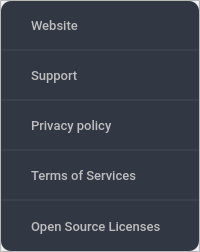
                                  <widget class="QFrame" name="frame_108">
                                   <property name="maximumSize">
                                    <size>
                                     <width>16777215</width>
                                     <height>250</height>
                                    </size>
                                   </property>
                                   <property name="frameShape">
                                    <enum>QFrame::StyledPanel</enum>
                                   </property>
                                   <property name="frameShadow">
                                    <enum>QFrame::Raised</enum>
                                   </property>
                                   <layout class="QVBoxLayout" name="verticalLayout_45">
                                    <property name="spacing">
                                     <number>0</number>
                                    </property>
                                    <property name="leftMargin">
                                     <number>0</number>
                                    </property>
                                    <property name="topMargin">
                                     <number>0</number>
                                    </property>
                                    <property name="rightMargin">
                                     <number>0</number>
                                    </property>
                                    <property name="bottomMargin">
                                     <number>0</number>
                                    </property>
                                    <item>
                                     <widget class="QFrame" name="frame_133">
                                      <property name="minimumSize">
                                       <size>
                                        <width>0</width>
                                        <height>250</height>
                                       </size>
                                      </property>
                                      <property name="maximumSize">
                                       <size>
                                        <width>16777215</width>
                                        <height>250</height>
                                       </size>
                                      </property>
                                      <property name="styleSheet">
                                       <string notr="true">QFrame{
	background-color: rgb(49, 55, 67);
	border-radius:10px;
}
</string>
                                      </property>
                                      <property name="frameShape">
                                       <enum>QFrame::StyledPanel</enum>
                                      </property>
                                      <property name="frameShadow">
                                       <enum>QFrame::Raised</enum>
                                      </property>
                                      <layout class="QVBoxLayout" name="verticalLayout_42">
                                       <property name="spacing">
                                        <number>0</number>
                                       </property>
                                       <property name="leftMargin">
                                        <number>0</number>
                                       </property>
                                       <property name="topMargin">
                                        <number>0</number>
                                       </property>
                                       <property name="rightMargin">
                                        <number>0</number>
                                       </property>
                                       <property name="bottomMargin">
                                        <number>0</number>
                                       </property>
                                       <item>
                                        <widget class="QPushButton" name="link_website">
                                         <property name="sizePolicy">
                                          <sizepolicy hsizetype="Preferred" vsizetype="Preferred">
                                           <horstretch>0</horstretch>
                                           <verstretch>0</verstretch>
                                          </sizepolicy>
                                         </property>
                                         <property name="font">
                                          <font>
                                           <family>Roboto Medium</family>
                                           <pointsize>10</pointsize>
                                          </font>
                                         </property>
                                         <property name="layoutDirection">
                                          <enum>Qt::RightToLeft</enum>
                                         </property>
                                         <property name="styleSheet">
                                          <string notr="true">QPushButton{
	border:none;
	background:none;
	color:rgb(190, 190, 190);
	padding-right: 30px;
	padding-left:30px;
	text-align:left;
	border-bottom: 2px solid rgba(179, 179, 179, 20);
	border-bottom-left-radius:0px;
	border-bottom-right-radius:0px;
}
QPushButton:hover{
	background-color:  rgb(55, 62, 76);
}</string>
                                         </property>
                                         <property name="text">
                                          <string>Website</string>
                                         </property>
                                         <property name="icon">
                                          <iconset>
                                           <normaloff>../Reqs/link.png</normaloff>../Reqs/link.png</iconset>
                                         </property>
                                         <property name="iconSize">
                                          <size>
                                           <width>30</width>
                                           <height>30</height>
                                          </size>
                                         </property>
                                        </widget>
                                       </item>
                                       <item>
                                        <widget class="QPushButton" name="link_support">
                                         <property name="sizePolicy">
                                          <sizepolicy hsizetype="Preferred" vsizetype="Preferred">
                                           <horstretch>0</horstretch>
                                           <verstretch>0</verstretch>
                                          </sizepolicy>
                                         </property>
                                         <property name="font">
                                          <font>
                                           <family>Roboto Medium</family>
                                           <pointsize>10</pointsize>
                                          </font>
                                         </property>
                                         <property name="layoutDirection">
                                          <enum>Qt::RightToLeft</enum>
                                         </property>
                                         <property name="styleSheet">
                                          <string notr="true">QPushButton{
	border:none;
	background:none;
	color:rgb(190, 190, 190);
	padding-right: 30px;
	padding-left:30px;
	text-align:left;
	border-bottom: 2px solid rgba(179, 179, 179, 20);
	border-bottom-left-radius:0px;
	border-bottom-right-radius:0px;
}
QPushButton:hover{
	background-color:  rgb(55, 62, 76);
}</string>
                                         </property>
                                         <property name="text">
                                          <string>Support</string>
                                         </property>
                                         <property name="icon">
                                          <iconset>
                                           <normaloff>../Reqs/link.png</normaloff>../Reqs/link.png</iconset>
                                         </property>
                                         <property name="iconSize">
                                          <size>
                                           <width>30</width>
                                           <height>30</height>
                                          </size>
                                         </property>
                                        </widget>
                                       </item>
                                       <item>
                                        <widget class="QPushButton" name="link_privacy_policy">
                                         <property name="sizePolicy">
                                          <sizepolicy hsizetype="Preferred" vsizetype="Preferred">
                                           <horstretch>0</horstretch>
                                           <verstretch>0</verstretch>
                                          </sizepolicy>
                                         </property>
                                         <property name="font">
                                          <font>
                                           <family>Roboto Medium</family>
                                           <pointsize>10</pointsize>
                                          </font>
                                         </property>
                                         <property name="layoutDirection">
                                          <enum>Qt::RightToLeft</enum>
                                         </property>
                                         <property name="styleSheet">
                                          <string notr="true">QPushButton{
	border:none;
	background:none;
	color:rgb(190, 190, 190);
	padding-right: 30px;
	padding-left:30px;
	text-align:left;
	border-bottom: 2px solid rgba(179, 179, 179, 20);
	border-bottom-left-radius:0px;
	border-bottom-right-radius:0px;
}
QPushButton:hover{
	background-color:  rgb(55, 62, 76);
}</string>
                                         </property>
                                         <property name="text">
                                          <string>Privacy policy</string>
                                         </property>
                                         <property name="icon">
                                          <iconset>
                                           <normaloff>../Reqs/link.png</normaloff>../Reqs/link.png</iconset>
                                         </property>
                                         <property name="iconSize">
                                          <size>
                                           <width>30</width>
                                           <height>30</height>
                                          </size>
                                         </property>
                                        </widget>
                                       </item>
                                       <item>
                                        <widget class="QPushButton" name="link_terms_services">
                                         <property name="sizePolicy">
                                          <sizepolicy hsizetype="Preferred" vsizetype="Preferred">
                                           <horstretch>0</horstretch>
                                           <verstretch>0</verstretch>
                                          </sizepolicy>
                                         </property>
                                         <property name="font">
                                          <font>
                                           <family>Roboto Medium</family>
                                           <pointsize>10</pointsize>
                                          </font>
                                         </property>
                                         <property name="layoutDirection">
                                          <enum>Qt::RightToLeft</enum>
                                         </property>
                                         <property name="styleSheet">
                                          <string notr="true">QPushButton{
	border:none;
	background:none;
	color:rgb(190, 190, 190);
	padding-right: 30px;
	padding-left:30px;
	text-align:left;
	border-bottom: 2px solid rgba(179, 179, 179, 20);
	border-bottom-left-radius:0px;
	border-bottom-right-radius:0px;
}
QPushButton:hover{
	background-color:  rgb(55, 62, 76);
}</string>
                                         </property>
                                         <property name="text">
                                          <string>Terms of Services</string>
                                         </property>
                                         <property name="icon">
                                          <iconset>
                                           <normaloff>../Reqs/link.png</normaloff>../Reqs/link.png</iconset>
                                         </property>
                                         <property name="iconSize">
                                          <size>
                                           <width>30</width>
                                           <height>30</height>
                                          </size>
                                         </property>
                                        </widget>
                                       </item>
                                       <item>
                                        <widget class="QPushButton" name="link_open_source">
                                         <property name="sizePolicy">
                                          <sizepolicy hsizetype="Preferred" vsizetype="Preferred">
                                           <horstretch>0</horstretch>
                                           <verstretch>0</verstretch>
                                          </sizepolicy>
                                         </property>
                                         <property name="font">
                                          <font>
                                           <family>Roboto Medium</family>
                                           <pointsize>10</pointsize>
                                          </font>
                                         </property>
                                         <property name="layoutDirection">
                                          <enum>Qt::RightToLeft</enum>
                                         </property>
                                         <property name="styleSheet">
                                          <string notr="true">QPushButton{
	border:none;
	background:none;
	color:rgb(190, 190, 190);
	padding-right: 30px;
	padding-left:30px;
	text-align:left;
}
QPushButton:hover{
	background-color: rgb(55, 62, 76);
}</string>
                                         </property>
                                         <property name="text">
                                          <string>Open Source Licenses</string>
                                         </property>
                                         <property name="icon">
                                          <iconset>
                                           <normaloff>../Reqs/link.png</normaloff>../Reqs/link.png</iconset>
                                         </property>
                                         <property name="iconSize">
                                          <size>
                                           <width>30</width>
                                           <height>30</height>
                                          </size>
                                         </property>
                                        </widget>
                                       </item>
                                      </layout>
                                     </widget>
                                    </item>
                                   </layout>
                                  </widget>
